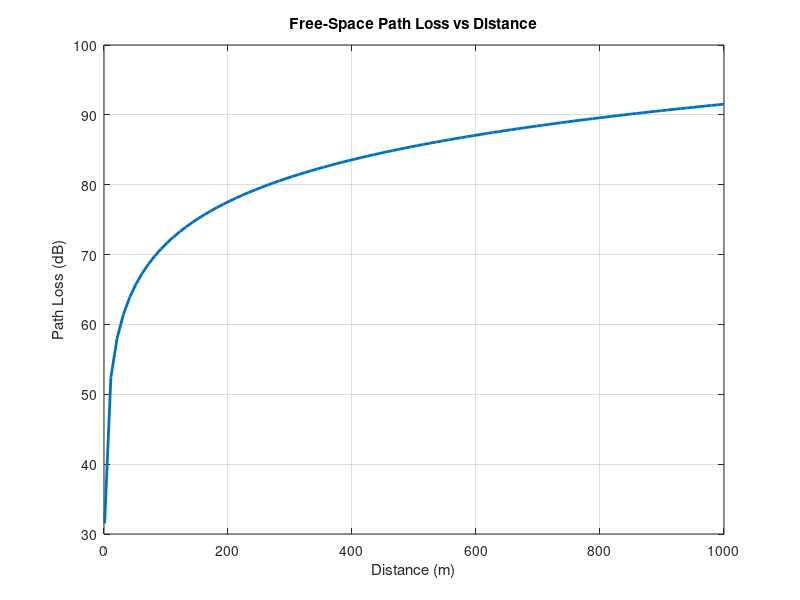

This chart was generated by the following MATLAB code:
% Constants
c = 3e8; % Speed of light (m/s)
f = 900e6; % Frequency (900 MHz for GSM) in Hz

% Distance range (from 1 meter to 1000 meters)
d = linspace(1, 1000, 100); % 100 values from 1m to 1000m

% Free-space path loss calculation
L_f = 20 * log10((4 * pi * d * f) / c);

% Plotting the results
figure;
plot(d, L_f, 'LineWidth', 2);
xlabel('Distance (m)');
ylabel('Path Loss (dB)');
title('Free-Space Path Loss vs Distance');
grid on;
